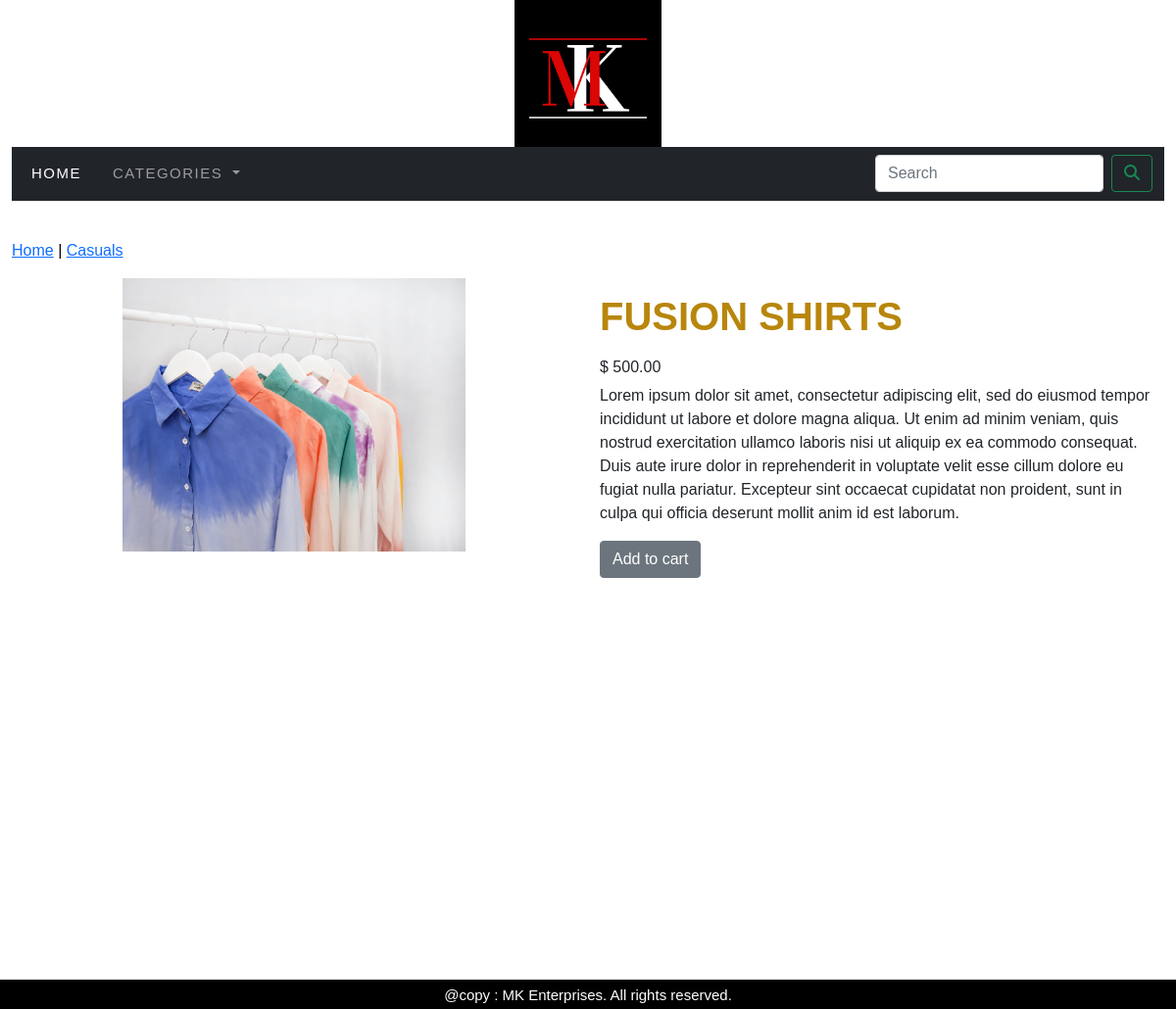
Page /shop/casuals/fusion-shirts/ on the committed database.
### shop/models.py (models this page shows, shortened)
class Product(models.Model):
    name = models.CharField(max_length=250, unique=True)
    slug = models.SlugField(max_length=250, unique=True)
    description = models.TextField(blank=True)
    price = models.DecimalField(max_digits=10, decimal_places=2)
    category = models.ForeignKey(Category, on_delete=models.CASCADE)
    image = models.ImageField(upload_to='product', blank=True)
    stock = models.IntegerField()
    available = models.BooleanField(default=True)
    created = models.DateTimeField(auto_now_add=True)
    updated = models.DateTimeField(auto_now = True)
    class Meta:
        ordering = ('name',)
        verbose_name = 'product'
        verbose_name_plural = 'products'

class Category(models.Model):
    name = models.CharField(max_length=250, unique=True)
    slug = models.SlugField(max_length=250, unique=True)
    description = models.TextField(blank=True)
    image = models.ImageField(upload_to='category', blank=True)
    class Meta:
        ordering = ('name',)
        verbose_name = 'category'
        verbose_name_plural = 'categories'
    def get_url(self):
        return reverse('shop:products_by_category', args=(self.slug,))
    def __str__(self):
        return '{}'.format(self.name)

### shop/views.py (the view)
# urls.py: path('<slug:c_slug>/<slug:product_slug>/', views.product_details, name='product_detail')
def product_details(request, c_slug, product_slug):
    try:
        product = Product.objects.get(category__slug=c_slug, slug=product_slug)
    except Exception as e:
        raise e
    return render(request, 'product.html', {'product':product})

### cart/context_processors.py (called while the page is built)
def counter(request):
    item_count = 0
    if 'admin' in request.path:
        return {}
    else:
        try:
            cart = Cart.objects.filter(cart_id=_cart_id(request))
            cart_items = CartItem.objects.all().filter(cart=cart[:1])
            for cart_item in cart_items:
                item_count += cart_item.quantity
        except Cart.DoesNotExist:
            item_count = 0
    return dict(item_count=item_count)

### cart/views.py (called while the page is built)
def _cart_id(request):
    cart = request.session.session_key
    if not cart:
        cart = request.session.create()
    return cart

### shop/context_processors.py (called while the page is built)
def menu_links(request):
    links = Category.objects.all()
    return dict(links=links)

### templates/product.html (shortened to what this page needs)
{% extends 'base.html' %}
{% block content %}
<div class="row my_product_row">
  <div class="mx-auto">
    <p> <a href="{% url 'shop:allProdCat' %}">Home</a> | <a href="{{product.category.get_url}}">{{product.category}}</a>  </p>
  </div>
  <div class="container">
  <div class="row">
    <div class="col-sm-12 col-md-12 col-lg-6 text-center">
      <div style="min-width:18rem">
      <img src="{{product.image.url}}" alt="{{product.name}}" width="350px">
      </div>
    </div>
    <div class="col-sm-12 col-md-12 col-lg-6">
      <h1 class="my_product_title"><b>{{product.name}}</b></h1>
      <h6>$ {{product.price}}</h6>
      <p class="text-justify my_prod_description">{{product.description}}</p>
    {% if product.stock <= 0 %}
      <p><b>Out of stock</b></p>
    {% else %}
      <p><a class="btn btn-secondary" href="{% url 'cart:add_cart' product.id %}" >Add to cart</a> </p>
    {% endif %}
    </div>
  </div>
  </div>
  </div>
{% endblock %}

### static/css/custom.css (style rules this page uses)
body { font-family: 'Raleway', sans-serif; margin-bottom:30px; min-height:1000px; }
.my_product_row { padding-top:15px; padding-bottom:20px; }
.my_product_row .mx-auto { color:black; font-size:16px; }
.my_product_title { font-size:40px; color:DarkGoldenRod; text-transform:uppercase; padding-top:15px; padding-bottom:10px; }
.my_prod_description { padding-right:10px; }

### rows in the picture
Product: category "Casuals", image (picture), name "FUSION SHIRTS", price "500.00", description "Lorem ipsum dolor sit amet, consectetur adipiscing elit, sed do eiusmod tempor incididunt ut labore et dolore magna aliqua. Ut enim ad minim veniam, quis nostrud exercitation ullamco laboris nisi ut aliquip ex ea commodo consequat. Duis aute irure dolor in reprehenderit in voluptate velit esse cillum dolore eu fugiat nulla pariatur. Excepteur sint occaecat cupidatat non proident, sunt in culpa qui officia deserunt mollit anim id est laborum."
